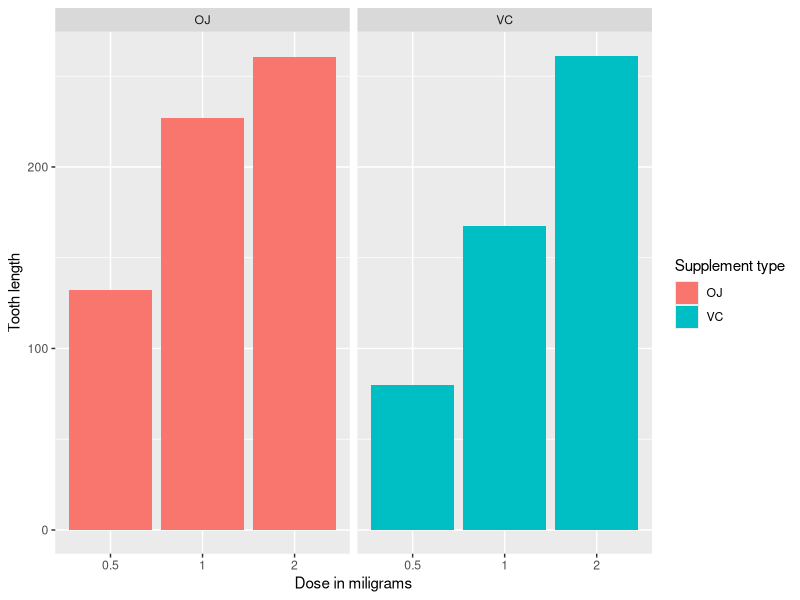
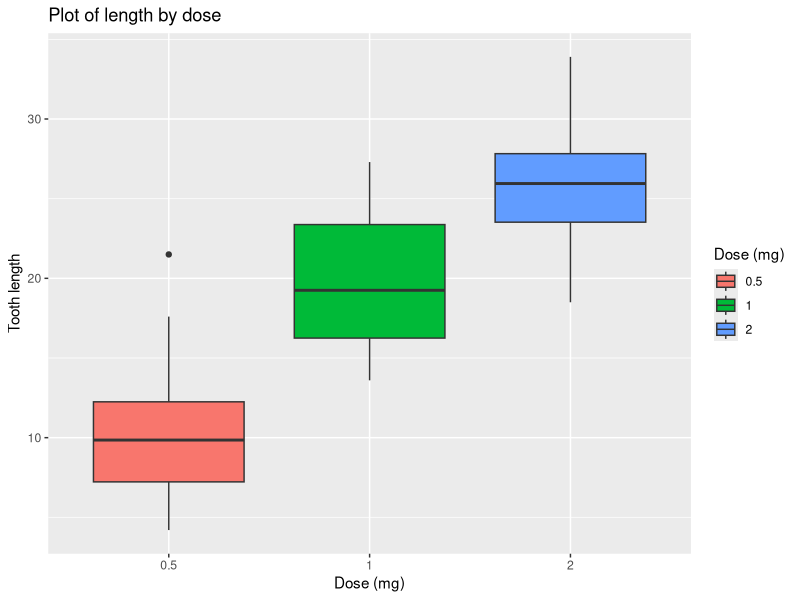

The R source for these figures, in order:
## ---- chunk 1
knitr::opts_chunk$set(echo = TRUE)
## ---- chunk 2
library(stats)
library(ggplot2)
library(kableExtra)
data("ToothGrowth")
head(ToothGrowth)
## ---- chunk 3
summary(ToothGrowth)
## ---- chunk 4
ggplot(data=ToothGrowth, aes(x=as.factor(dose), y=len, fill=supp)) +
    geom_bar(stat="identity",) +
    facet_grid(. ~ supp) +
    xlab("Dose in miligrams") +
    ylab("Tooth length") +
    guides(fill=guide_legend(title="Supplement type"))
## ---- chunk 5
unique(ToothGrowth$dose)
## ---- chunk 6
ggplot(aes(x=factor(dose), y=len), data=ToothGrowth) + geom_boxplot(aes(fill= factor(dose))) + ggtitle("Plot of length by dose") + xlab("Dose (mg)") + ylab("Tooth length") + labs(fill = "Dose (mg)")
## ---- chunk 7
t.test(len ~ supp, ToothGrowth[ToothGrowth$dose == .5, ])
## ---- chunk 8
t.test(len ~ supp, ToothGrowth[ToothGrowth$dose == 1, ])
## ---- chunk 9
t.test(len ~ supp, ToothGrowth[ToothGrowth$dose == 2, ])
## ---- chunk 10
dose <- c(0.5, 1.0, 2.0)
p_value <- c(0.0064, 0.0010, 0.9639)
conf.int <-c("1.72, 8.78","2.80, 9.06","-3.80, 3.64")
decision <- c("Reject null", "Reject null", "Do not reject null")

knitr::kable(data.frame(dose, conf.int, p_value, decision), align = "cccc")
